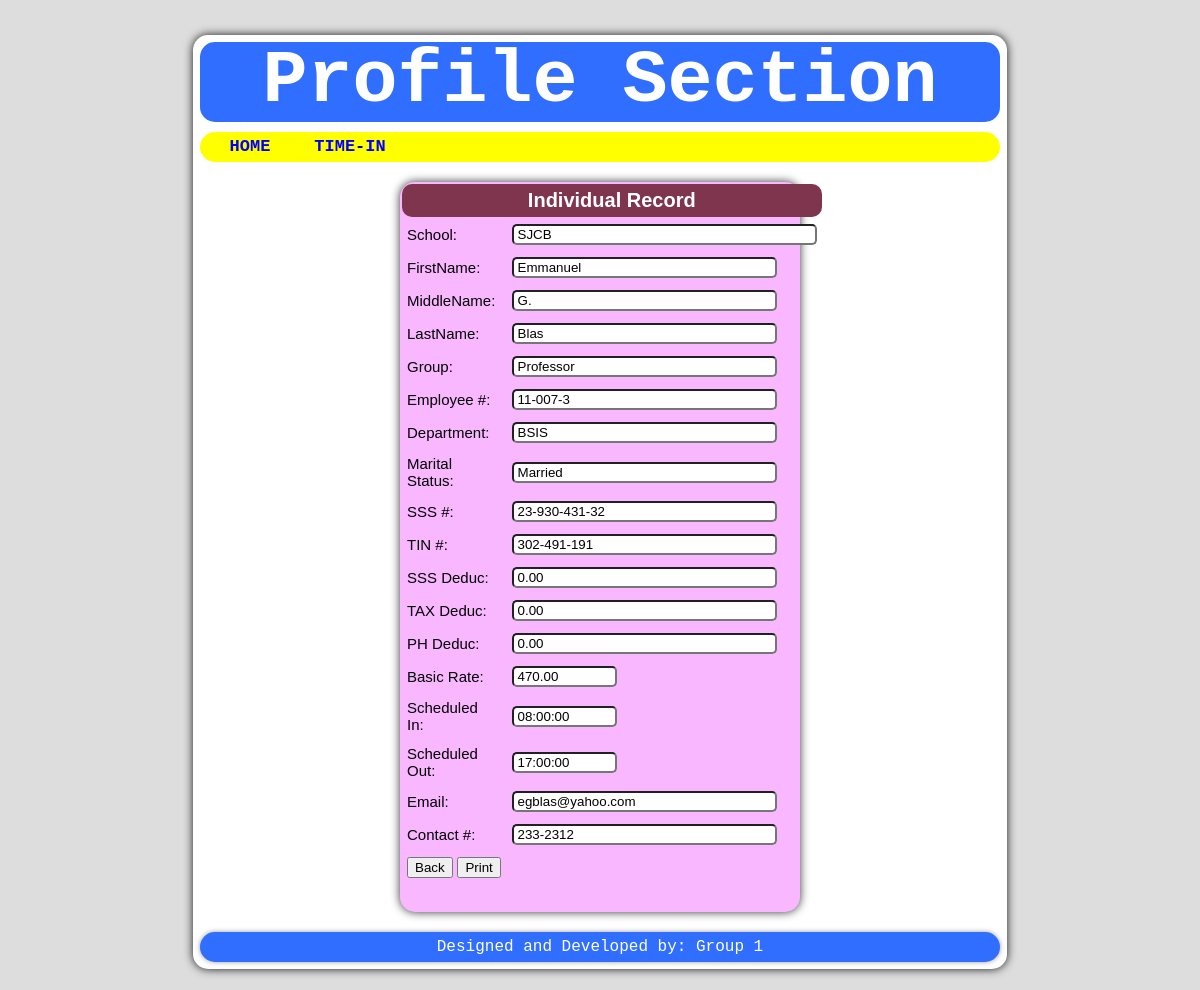
Page /details.php?id=11-007-3  (signed in) on the committed database.
### tables this page shows
CREATE TABLE `tbluser` (
  `id` int(11) NOT NULL DEFAULT '0',
  `fname` varchar(255) NOT NULL,
  `lname` varchar(255) NOT NULL,
  `mname` varchar(255) NOT NULL,
  `username` varchar(30) NOT NULL,
  `password` varchar(50) NOT NULL,
  `gtype` varchar(40) NOT NULL,
  `role` varchar(10) NOT NULL,
  `ctrlnum` int(11) NOT NULL,
  `empnum` varchar(30) NOT NULL
);

CREATE TABLE `tblpay` (
  `id` int(11) NOT NULL AUTO_INCREMENT,
  `empnum` varchar(30) NOT NULL,
  `school` varchar(255) NOT NULL,
  `dept` varchar(100) NOT NULL,
  `ms` varchar(50) NOT NULL,
  `dater` date NOT NULL,
  `timer` time NOT NULL,
  `sked_in` time NOT NULL,
  `sked_out` time NOT NULL,
  `sked_set` time NOT NULL,
  `rpd` decimal(7,2) NOT NULL,
  `sss` varchar(30) NOT NULL,
  `tin` varchar(30) NOT NULL,
  `sssd` decimal(7,2) NOT NULL,
  `taxd` decimal(7,2) NOT NULL,
  `phid` decimal(7,2) NOT NULL,
  `remarks` varchar(50) NOT NULL,
  PRIMARY KEY (`id`)
);

CREATE TABLE `tblprof` (
  `id` int(11) NOT NULL DEFAULT '0',
  `empnum` varchar(30) NOT NULL,
  `email` varchar(50) NOT NULL,
  `contactnum` varchar(20) NOT NULL,
  `ctrlnum` int(11) NOT NULL
);

### details.php (the view, shortened to what this page needs)
<?php
	if($_SESSION['role']=='4' || $_SESSION['role']=='3' ||
     $_SESSION['role']=='2' || $_SESSION['role']=='1') {
	$id = $_GET['id'];
	$q1 = "SELECT * FROM tblpay WHERE empnum='$id'";
	$q2 = mysql_query($q1);
	$r1 = "SELECT * FROM tbluser WHERE empnum='$id'";
	$r2 = mysql_query($r1);
	$t1 = "SELECT * FROM tblprof WHERE empnum='$id'";
	$t2 = mysql_query($t1);
	$row1 = mysql_fetch_object($q2);
	$row2 = mysql_fetch_object($r2);
	$row3 = mysql_fetch_object($t2);
?>
<html>
<head>
<link rel="stylesheet" type="text/css" href="embelish/details_decor.css"></link>
</head>
<body onload="mF()">
	<form method="POST">
	<div id="wrap">
		<div id="head">Profile Section</div>
		<div id="menu">
			<ul>
				<?php include("home_link.php");?>
			</ul>
		</div>
		<div id="content">
			<table>
				<tr>
					<th colspan="2">Individual Record</th>
				</tr>
				<tr>
					<td>School:&nbsp;</td>
					<td><input type="text" name="txtSch" id="txtSch" size="35" value="SJCB" readonly></td>
				</tr>
				<tr>
					<td>FirstName:&nbsp;</td>
					<td><input type="text" name="txtFnm" id="txtFnm" size="30" value="<?php echo $row2->fname?> "autocomplete="off" readonly></td>
				</tr>
				<tr>
					<td>MiddleName:&nbsp;</td>
					<td><input type="text" name="txtMnm" id="txtMnm" size="30" value="<?php echo $row2->mname?> "autocomplete="off" readonly></td>
				</tr>
				<tr>
					<td>LastName:&nbsp;</td>
					<td><input type="text" name="txtLnm" id="txtLnm" size="30" value="<?php echo $row2->lname?> "autocomplete="off" readonly></td>
				</tr>
				<tr>
					<td>Group:&nbsp;</td>
					<td><input type="text" name="txtGrp" id="txtGrp" size="30" value="Professor" readonly></td>
				</tr>
				<tr>
					<td>Employee #:&nbsp;</td>
					<td><input type="text" name="txtEmp" id="txtEmp" size="30" value="<?php echo $row1->empnum?> "autocomplete="off" readonly></td>
				</tr>
				<tr>
					<td>Department:&nbsp;</td>
					<td><input type="text" name="txtDep" id="txtDep" size="30" value="<?php echo $row1->dept?> "autocomplete="off" readonly></td>
				</tr>
				<tr>
					<td>Marital Status:&nbsp;</td>
					<td><input type="text" name="txtMs" id="txtMs" size="30" value="<?php echo $row1->ms?> "autocomplete="off" readonly></td>
				</tr>
				<tr>
					<td>SSS #:&nbsp;</td>
					<td><input type="text" name="txtSS" id="txtSS" size="30" value="<?php echo $row1->sss?> "autocomplete="off" readonly></td>
				</tr>
				<tr>
					<td>TIN #:&nbsp;</td>
					<td><input type="text" name="txtTin" id="txtTin" size="30" value="<?php echo $row1->tin?> "autocomplete="off" readonly></td>
				</tr>
				<tr>
					<td>SSS Deduc:&nbsp;</td>
					<td><input type="text" name="txtSde" id="txtSde" size="30" placeholder="Amount" value="<?php echo $row1->sssd?> "autocomplete="off" readonly></td>
				</tr>
				<tr>
					<td>TAX Deduc:&nbsp;</td>
					<td><input type="text" name="txtTde" id="txtTde" size="30"  value="<?php echo $row1->taxd?> "autocomplete="off" readonly></td>
				</tr>
				<tr>
					<td>PH Deduc:&nbsp;</td>
					<td><input type="text" name="txtPhd" id="txtPhd" size="30"  value="<?php echo $row1->phid?> "autocomplete="off" readonly></td>
				</tr>
				<tr>
					<td>Basic Rate:&nbsp;</td>
					<td><input type="text" name="txtRyt" id="txtRyt" size="10" value="<?php echo $row1->rpd?> "autocomplete="off" readonly></td>
				</tr>
				<tr>
					<td>Scheduled In:&nbsp;</td>
					<td>
						<input type="text" name="txtIn" id="txtIn" size="10" value="<?php echo $row1->sked_in?> "autocomplete="off" readonly>
					</td>
				</tr>
				<tr>
					<td>Scheduled Out:&nbsp;</td>
					<td>
						<input type="text" name="txtOut" id="txtOut" size="10" value="<?php echo $row1->sked_out?> "autocomplete="off" readonly>
					</td>
				</tr>
				<tr>
					<td>Email:&nbsp;</td>
					<td>
						<input type="text" name="txtEml" id="txtEml" size="30" value="<?php echo $row3->email?> "autocomplete="off" readonly>
					</td>
				</tr>
				<tr>
					<td>Contact #:&nbsp;</td>
					<td>
						<input type="text" name="txtCon" id="txtCon" size="30" value="<?php echo $row3->contactnum?> "autocomplete="off" readonly>
					</td>
				</tr>
				<tr>
					<td colspan="2">
						<a href="view.php" style="text-decoration:none">
						<input type="button" name="btnBck" id="btnBack" value="Back">
						</a>
						<input type="button" name="btnRst" id="btnRst" value="Print" onClick="window.print();">
					</td>
				</tr>
			</table>
		</div>
	<div id="footer">Designed and Developed by: Group 1</div>
	</div>
	</form>
</body>
</html>
<?php
	}
	else {
	header("location: index.php");
}
?>

### embelish/details_decor.css (style rules this page uses)
html { background:#DDD; }
body { margin:0px; padding:0px; font-family:monospace; }
#wrap { background:#FFF; padding:7px; width:800px; margin:35px auto; border-radius:15px; box-shadow:0 0 0.7em rgba(1,1,1,0.9); }
#head { color:#FFF; background:#306EFF; height:80px; line-height:80px; font-size:75px; font-weight:bold; text-align:center; border-radius:15px; margin-bottom:10px; }
#menu { background:#FFFF00; height:30px; line-height:30px; border-radius:15px; margin-bottom:10px; }
#menu ul { list-style-type:none; margin:0px; padding:0px; }
a:link, a:visited { color:blue; font-size:17px; font-weight:bold; border-radius:15px; }
#content { background:#F9B7FF; height:730px; width:400px; margin:20px auto; border-radius:15px; box-shadow:0 0 0.7em rgba(1,1,1,0.8); }
#content table { border:0px solid #000; width:65%; border-radius:15px; margin:10px auto; font-size:15px; font-family:arial; }
#content table th { background:#7E354D; color:#FFF; border-radius:10px; padding:5px; font-size:20px; margin-bottom:10px; }
#content table td { padding:5px; }
input[type="text"] { border-radius:5px; text-indent:2px; }
#footer { color:#FFF; margin-top:10px; background:#306EFF; height:30px; line-height:30px; border-radius:15px; text-align:center; box-shadow:0 0 0.3em rgba(1,1,1,0.4); font-size:16px; }

### rows in the picture
tbluser: txtFnm "Emmanuel", txtMnm "G.", txtLnm "Blas"
tblpay: txtEmp "11-007-3", txtDep "BSIS", txtMs "Married", txtSS "23-930-431-32", txtTin "302-491-191", txtSde "0.00", txtTde "0.00", txtPhd "0.00", txtRyt "470.00", txtIn "08:00:00", txtOut "17:00:00"
tblprof: txtEml "egblas@yahoo.com", txtCon "233-2312"
